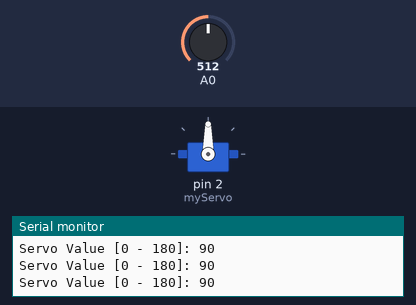
This sketch was run on a simulated Arduino Mega 2560, built with avr-gcc and run on an emulated ATmega2560. Parts: servo, the last lines printed to the serial monitor. The inputs (shaded band) are chosen by the test bench; at power-on: A0 = 512.

Above: at 1.2 s.
1.3 s: A0 set to 556
At 2.6 s:
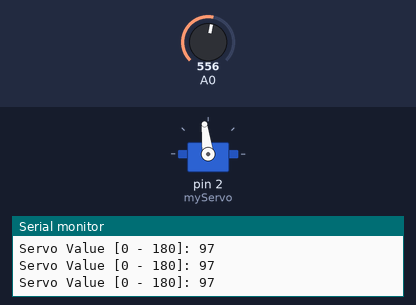
4.3 s: A0 set to 569
At 4.51 s:
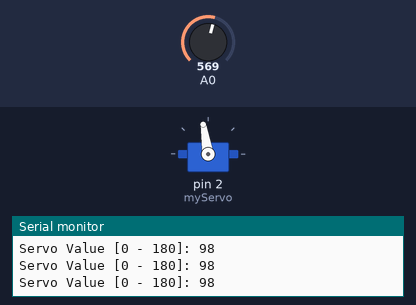
6.0 s: A0 set to 306
At 6.7 s:
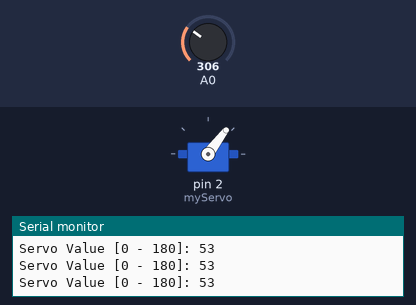
7.7 s: A0 set to 716
At 8.7 s:
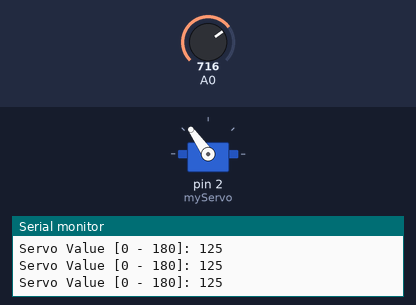
9.4 s: A0 set to 122
At 10.4 s:
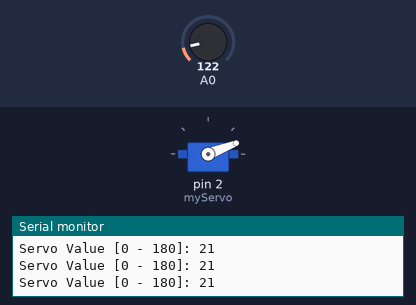
11.1 s: A0 set to 900
At 12.5 s:
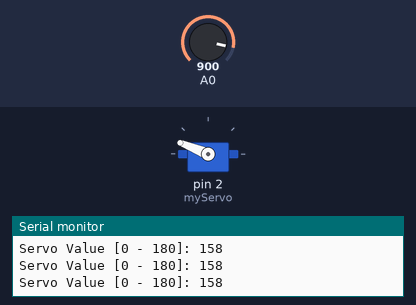
Timing chart, 0 to 13.8 s (numbered marks = the images above; inputs shaded):
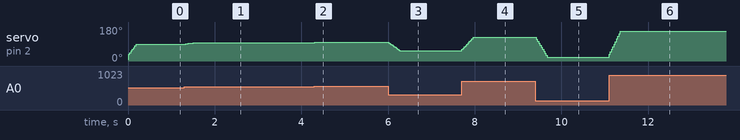

The sketch:

ServoControl.ino
```cpp
/*
Servo Control
ARDUINO TRAINER - [AVERAGE LEVEL]

This sketch was compiled and tested using ARDUINO MEGA 2560.
This sketch is using Analog Smoothing Method in order to stabilize jitters while controlling the Servo.
This sketch is about controlling Servo Motor using a Potentiometer.
The potentiometer will act as INPUT and is connected to an Analog Pin (A0).
The Servo Motor will acr as OUTPUT and is connected to a PWM Pin (D2).

Date Created: November 23, 2015
Created by: Harvey Oroceo, BSCpE
*/

#include <Servo.h>          // Include Servo Library
Servo myServo;              // Servo Motor Object Instance
int servoControl = 0;       // Potentiometer 1

//ANALOG SMOOTHING METHOD DECLARATIONS
int servoReading[10];       // Analog Smoothing Reading (Array size: 10. This can be increased to further smoothen the servo, however, response time will take longer
int servoIndex = 0;         // Index of the current reading in the Array
int servoTotal = 0;         // Total Analog Readings
int servoAverage = 0;       // Average Analog Values

// The Setup() function runs once when you press reset or power the board
void setup() {
  Serial.begin(9600);       // Initialize Serial Communication (TX0/RX0) at 9600 bits per second
  myServo.attach(2);        // Attach Servo Instance to PWM Pin D2
}

// The Loop() function runs over and over again forever
void loop() {
  AnalogSmoothing(analogRead(0));   // Read Analog Values
  Convert(servoAverage);            // Convert Analog Values
  executeServo();                   // Execute Servo Movement
  Serial.println("Servo Value [0 - 180]: " + String(servoControl));    // Display Servo Values in Serial Monitor
  delay(1);                         // Wait for the Servo
}

// Method that Rationalizes Potentiometer Analog Values (0-1023) to Servo Analog Values (0-180)
void Convert(int potentiometer1){
  servoControl = map(potentiometer1, 0, 1023, 0, 180);
}

// Method that sends Analog Values to the Servo
void executeServo(){
  myServo.write(servoControl);
}

// Method for Smoothing Analog Values
void AnalogSmoothing(int potentiometer1){
  // Subtract the last reading
  servoTotal = servoTotal - servoReading[servoIndex];
  // Read from the Sensor
  servoReading[servoIndex] = potentiometer1;
  // Add the reading to the total
  servoTotal = servoTotal + servoReading[servoIndex];
  // Advance to the next position of the Array
  servoIndex = servoIndex + 1;

  // If we're at the end of the Array
  if(servoIndex >= 10){
    // ...wrap around to the beginning
    servoIndex = 0;
  }
  // Calculate the Average
  servoAverage = servoTotal / 10;
}
```

Measured:
- after the input at 1.3 s, servo on pin 2 (myServo): 90° → 97° at once
- after the input at 4.3 s, servo on pin 2 (myServo): 97° → 98° at once, → 99° 0.14 s later, → 100° 0.11 s later
- after the input at 6.0 s, servo on pin 2 (myServo): moves from 100° to 53° over 0.25 s, starting at once
- after the input at 7.7 s, servo on pin 2 (myServo): moves from 53° to 125° over 0.26 s, starting at once
- after the input at 9.4 s, servo on pin 2 (myServo): moves from 125° to 21° over 0.25 s, starting at once
- after the input at 11.1 s, servo on pin 2 (myServo): moves from 21° to 158° over 0.26 s, starting at once
